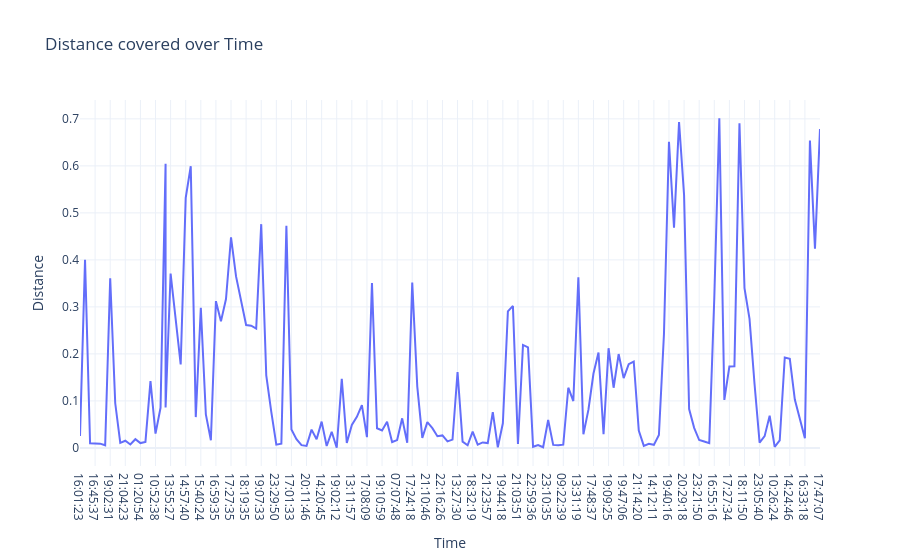

The notebook cell saved with this chart:
### Markdown cell above
#Distance covered over time

### Code cell
fig2= px.line(data, x='Time', y='Distance', title='Distance covered over Time')
fig2.show()

### Figure 1 — Plotly figure (JSON) as saved in the notebook; plotly's stock layout.template omitted (floating-point values rounded to 4 significant figures; data arrays with more than 128 entries replaced by an {"elided": "..."} marker saying what was removed)
{"data": [{"hovertemplate": "Time=%{x}<br>Distance=%{y}<extra></extra>", "legendgroup": "", "line": {"color": "#636efa", "dash": "solid"}, "marker": {"symbol": "circle"}, "mode": "lines", "name": "", "orientation": "v", "showlegend": false, "type": "scatter", "x": {"elided": "149 str values"}, "xaxis": "x", "y": {"elided": "149 float values"}, "yaxis": "y"}], "layout": {"autosize": true, "legend": {"tracegroupgap": 0}, "title": {"text": "Distance covered over Time"}, "xaxis": {"anchor": "y", "autorange": true, "domain": [0, 1], "range": [0, 147], "title": {"text": "Time"}, "type": "category"}, "yaxis": {"anchor": "x", "autorange": true, "domain": [0, 1], "range": [-0.03847, 0.7401], "title": {"text": "Distance"}, "type": "linear"}}}
